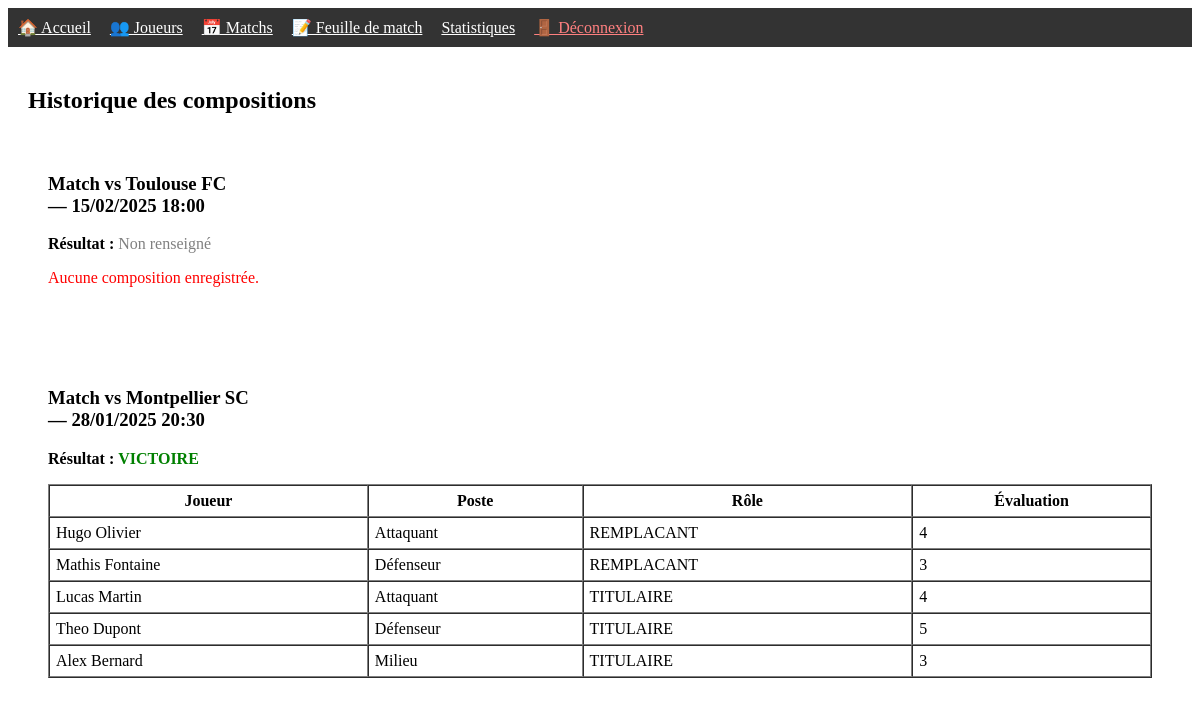
/feuille_match/historique_feuille.php (signed in), run on an earlier commit of the app's database.
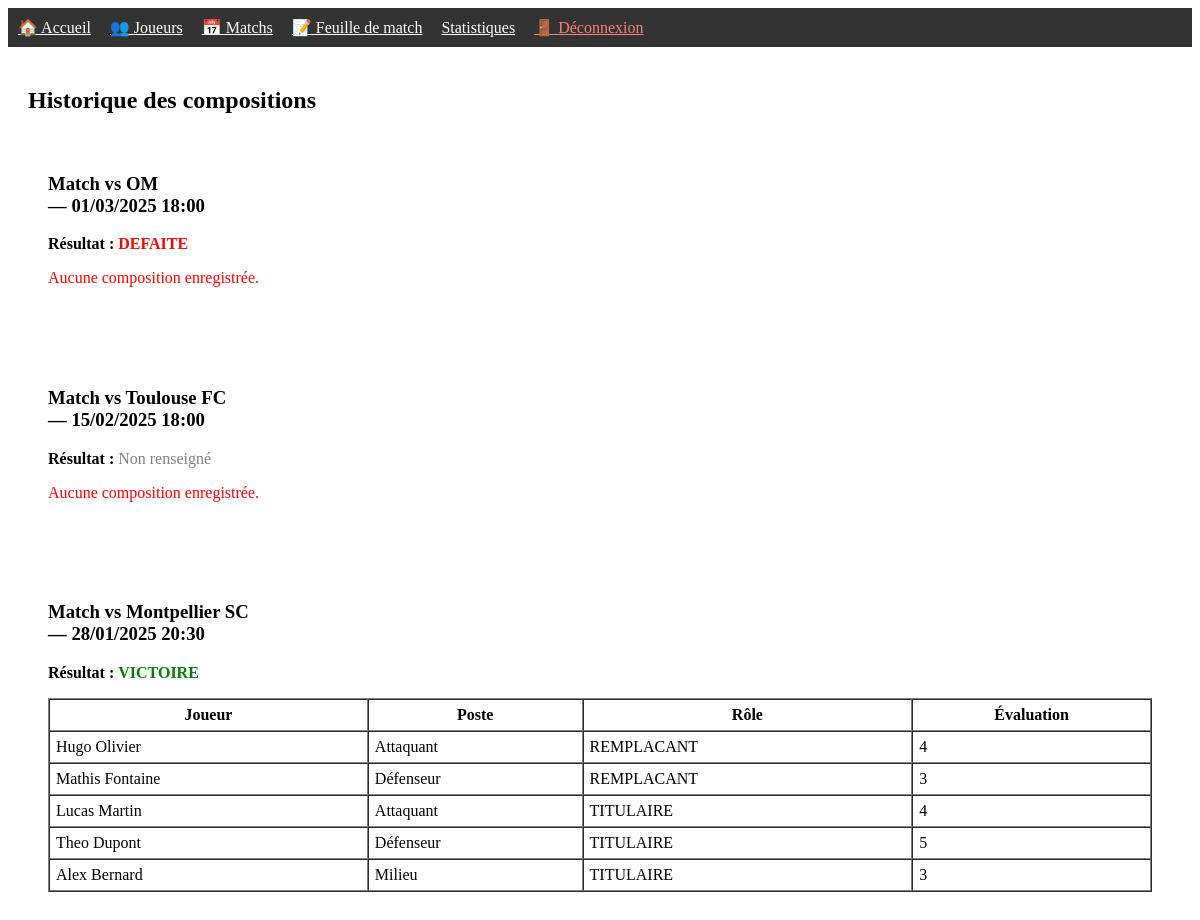
And on a later commit of the database.
### tables this page shows
CREATE TABLE matchs (
    id_match INT(11) NOT NULL AUTO_INCREMENT,
    date_heure DATETIME NOT NULL,
    adversaire VARCHAR(100) NOT NULL,
    lieu ENUM('DOMICILE', 'EXTERIEUR') NOT NULL,
    score_equipe INT(11) DEFAULT NULL,
    score_adverse INT(11) DEFAULT NULL,
    resultat ENUM('VICTOIRE', 'DEFAITE', 'NUL') DEFAULT NULL,
    etat ENUM('A_PREPARER', 'PREPARE', 'JOUE') DEFAULT 'A_PREPARER',

    PRIMARY KEY(id_match)
);

CREATE TABLE participation (
    id_match INT(11) NOT NULL,
    id_joueur INT(11) NOT NULL,
    id_poste INT(11) DEFAULT NULL,
    role ENUM('TITULAIRE', 'REMPLACANT') NOT NULL,
    evaluation TINYINT(4) DEFAULT NULL,

    PRIMARY KEY(id_match, id_joueur),

    FOREIGN KEY(id_match) REFERENCES matchs(id_match) ON DELETE CASCADE,
    FOREIGN KEY(id_joueur) REFERENCES joueur(id_joueur) ON DELETE CASCADE,
    FOREIGN KEY(id_poste) REFERENCES poste(id_poste)
);

CREATE TABLE joueur (
    id_joueur INT(11) NOT NULL AUTO_INCREMENT,
    nom VARCHAR(50) NOT NULL,
    prenom VARCHAR(50) NOT NULL,
    num_licence VARCHAR(20) UNIQUE,
    date_naissance DATE DEFAULT NULL,
    taille_cm INT(11) DEFAULT NULL,
    poids_kg DECIMAL(5,2) DEFAULT NULL,
    id_statut INT(11) NOT NULL,

    PRIMARY KEY (id_joueur),
    FOREIGN KEY (id_statut) REFERENCES statut(id_statut)
);

CREATE TABLE poste (
    id_poste INT(11) NOT NULL AUTO_INCREMENT,
    code VARCHAR(10) NOT NULL,
    libelle VARCHAR(50) NOT NULL,
    PRIMARY KEY (id_poste),
    UNIQUE KEY(code)
);

### bdd/db_match.php (called while the page is built, shortened)
<?php
function getAllMatches(PDO $db) {
    $sql = "SELECT * FROM matchs ORDER BY date_heure DESC";
    return $db->query($sql)->fetchAll();
}
?>

### bdd/db_participation.php (called while the page is built, shortened)
<?php
function getParticipationByMatch(PDO $db, int $id_match) {
    $sql = "
        SELECT
            pa.*,
            j.nom, j.prenom, j.taille_cm, j.poids_kg,
            p.libelle AS poste_libelle
        FROM participation pa
        JOIN joueur j ON j.id_joueur = pa.id_joueur
        LEFT JOIN poste p ON p.id_poste = pa.id_poste
        WHERE pa.id_match = ?
        ORDER BY pa.role DESC, p.libelle ASC
    ";
    $stmt = $db->prepare($sql);
    $stmt->execute([$id_match]);
    return $stmt->fetchAll(PDO::FETCH_ASSOC);
}
?>

### feuille_match/historique_feuille.php (the view, shortened to what this page needs)
<?php
require_once "../bdd/db_match.php";
require_once "../bdd/db_participation.php";
include "../includes/header.php";
$matches = getAllMatches($gestion_sportive);
?>
<h2>Historique des compositions</h2>
<?php foreach ($matches as $match): ?>
    <div class="card" style="margin-bottom: 25px; padding: 20px;">
        <h3>
            Match vs
            <strong><?= htmlspecialchars($match["adversaire"]) ?></strong><br>
            — <?= date("d/m/Y H:i", strtotime($match["date_heure"])) ?>
        </h3>
        <p>
            <strong>Résultat :</strong>
            <?php if ($match["resultat"] === null): ?>
                <span style="color: grey;">Non renseigné</span>
            <?php else: ?>
                <?php if ($match["resultat"] === "VICTOIRE") $color = "green";
                      elseif ($match["resultat"] === "DEFAITE") $color = "red";
                      else $color = "orange"; ?>
                <span style="color: <?= $color ?>; font-weight: bold;">
                    <?= $match["resultat"] ?>
                </span>
            <?php endif; ?>
        </p>
        <?php
        $compo = getParticipationByMatch($gestion_sportive, $match["id_match"]);
        if (empty($compo)): ?>
            <p style="color:red;">Aucune composition enregistrée.</p>
            </div>
            <?php continue; ?>
        <?php endif; ?>
        <table class="table" border="1" cellpadding="6" cellspacing="0" width="100%">
            <thead>
                <tr>
                    <th>Joueur</th>
                    <th>Poste</th>
                    <th>Rôle</th>
                    <th>Évaluation</th>
                </tr>
            </thead>
            <tbody>
            <?php foreach ($compo as $ligne): ?>
                <tr>
                    <td><?= htmlspecialchars($ligne["prenom"] . " " . $ligne["nom"]) ?></td>
                    <td><?= $ligne["poste_libelle"] ?? "-" ?></td>
                    <td><?= htmlspecialchars($ligne["role"]) ?></td>
                    <td><?= $ligne["evaluation"] !== null ? $ligne["evaluation"] : "-" ?></td>
                </tr>
            <?php endforeach; ?>
            </tbody>
        </table>
    </div>
<?php endforeach; ?>
<?php include "../includes/footer.php"; ?>

What changed in the data, as far as the page shows it:
added matchs: adversaire "OM", date_heure "01/03/2025 18:00", resultat "DEFAITE", shows "Aucune composition enregistrée."
